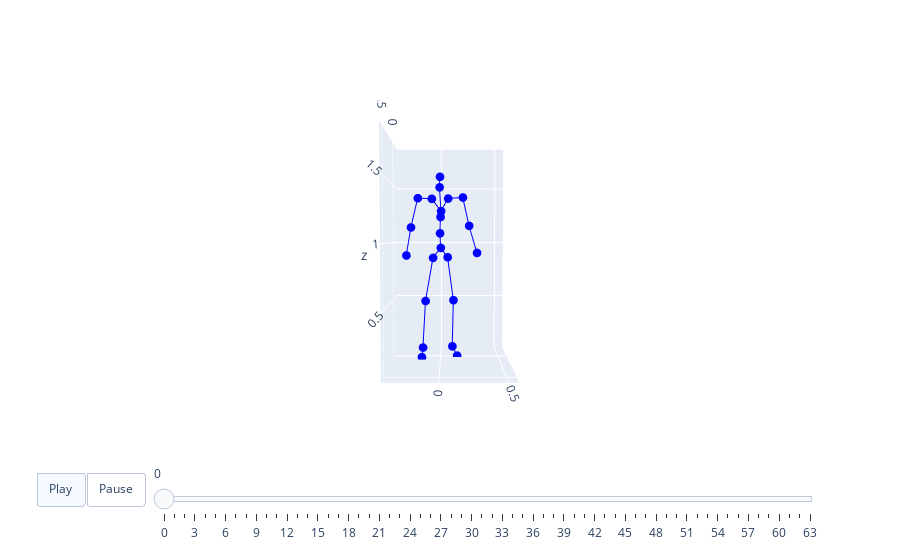
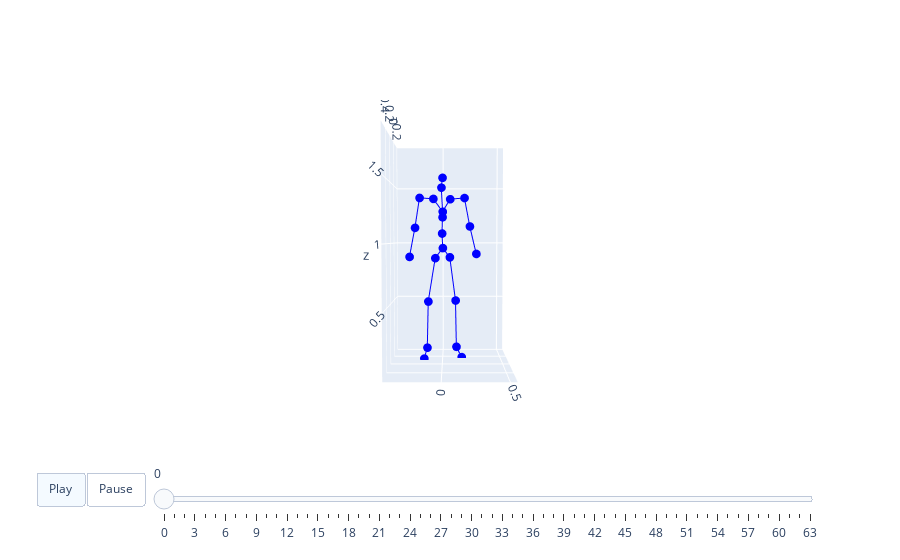

Notebook code cell kept with these figures, in order:
### Code cell
gt_motion = next(train_loader_iter)
gt_motion = gt_motion.cuda().float() # bs, nb_joints, joints_dim, seq_len
pose = gt_motion[0, :].detach().cpu().numpy() * val_loader.dataset.std + val_loader.dataset.mean
pose = recover_from_ric(torch.from_numpy(pose).float(), 22).numpy()
animate3d(pose, BONE_LINK=t2m_bone, first_total_standard=63, axis_visible=True)
pred_motion = net(gt_motion)
pose = pred_motion[0, :].detach().cpu().numpy() * val_loader.dataset.std + val_loader.dataset.mean
pose = recover_from_ric(torch.from_numpy(pose).float(), 22).numpy()
animate3d(pose, BONE_LINK=t2m_bone, first_total_standard=63, axis_visible=True)

### Figure 1 — Plotly figure (JSON) as saved in the notebook; plotly's stock layout.template omitted (floating-point values rounded to 4 significant figures)
{"data": [{"marker": {"color": "blue", "size": 3}, "mode": "lines+markers", "name": "Nodes0", "type": "scatter3d", "x": [0, 0.007159, null, 0.007159, -0.02499, null, -0.02499, -0.05335, null, -0.05335, 0.09072, null, 0, -0.01553, null, -0.01553, -0.06478, null, -0.06478, -0.1102, null, -0.1102, 0.02015, null, 0, -0.03165, null, -0.03165, -0.03199, null, -0.03199, -0.003287, null, -0.003287, -0.05378, null, -0.05378, 0.008576, null, -0.003287, -0.04134, null, -0.04134, -0.02408, null, -0.02408, -0.02423, null, -0.02423, 0.095, null, -0.003287, -0.04952, null, -0.04952, -0.06525, null, -0.06525, -0.08392, null, -0.08392, 0.01532, null], "y": [0, -0.06692, null, -0.06692, -0.1352, null, -0.1352, -0.1607, null, -0.1607, -0.1601, null, 0, 0.06003, null, 0.06003, 0.1113, null, 0.1113, 0.1017, null, 0.1017, 0.1426, null, 0, -0.007272, null, -0.007272, -0.002656, null, -0.002656, 0.002937, null, 0.002937, -0.01147, null, -0.01147, -0.006324, null, 0.002937, -0.0795, null, -0.0795, -0.2012, null, -0.2012, -0.2621, null, -0.2621, -0.2889, null, 0.002937, 0.06426, null, 0.06426, 0.1945, null, 0.1945, 0.2512, null, 0.2512, 0.3151, null], "z": [0.9559, 0.8691, null, 0.8691, 0.4862, null, 0.4862, 0.0623, null, 0.0623, 0.02267, null, 0.9559, 0.8736, null, 0.8736, 0.4864, null, 0.4864, 0.05649, null, 0.05649, 0.01304, null, 0.9559, 1.083, null, 1.083, 1.227, null, 1.227, 1.276, null, 1.276, 1.489, null, 1.489, 1.571, null, 1.276, 1.387, null, 1.387, 1.391, null, 1.391, 1.135, null, 1.135, 0.894, null, 1.276, 1.39, null, 1.39, 1.401, null, 1.401, 1.151, null, 1.151, 0.9126, null]}, {"marker": {"color": "red", "size": 3}, "mode": "lines+markers", "name": "Nodes1", "type": "scatter3d", "x": [], "y": [], "z": []}], "layout": {"scene": {"aspectmode": "manual", "aspectratio": {"x": 0.8474, "y": 0.9906, "z": 1.859}, "camera": {"eye": {"x": 3, "y": 0, "z": 0.1}}, "xaxis": {"range": [-0.2443, 0.6031], "visible": true}, "yaxis": {"range": [-0.4138, 0.5768], "visible": true}, "zaxis": {"range": [0.00476, 1.863], "visible": true}}, "sliders": [{"len": 0.9, "pad": {"b": 10, "t": 60}, "steps": [{"args": [["frame0"], {"frame": {"duration": 0}, "fromcurrent": true, "mode": "immediate", "transition": {"duration": 0, "easing": "linear"}}], "label": "0", "method": "animate"}, {"args": [["frame1"], {"frame": {"duration": 0}, "fromcurrent": true, "mode": "immediate", "transition": {"duration": 0, "easing": "linear"}}], "label": "1", "method": "animate"}, {"args": [["frame2"], {"frame": {"duration": 0}, "fromcurrent": true, "mode": "immediate", "transition": {"duration": 0, "easing": "linear"}}], "label": "2", "method": "animate"}, {"args": [["frame3"], {"frame": {"duration": 0}, "fromcurrent": true, "mode": "immediate", "transition": {"duration": 0, "easing": "linear"}}], "label": "3", "method": "animate"}, {"args": [["frame4"], {"frame": {"duration": 0}, "fromcurrent": true, "mode": "immediate", "transition": {"duration": 0, "easing": "linear"}}], "label": "4", "method": "animate"}, {"args": [["frame5"], {"frame": {"duration": 0}, "fromcurrent": true, "mode": "immediate", "transition": {"duration": 0, "easing": "linear"}}], "label": "5", "method": "animate"}, {"args": [["frame6"], {"frame": {"duration": 0}, "fromcurrent": true, "mode": "immediate", "transition": {"duration": 0, "easing": "linear"}}], "label": "6", "method": "animate"}, {"args": [["frame7"], {"frame": {"duration": 0}, "fromcurrent": true, "mode": "immediate", "transition": {"duration": 0, "easing": "linear"}}], "label": "7", "method": "animate"}, {"args": [["frame8"], {"frame": {"duration": 0}, "fromcurrent": true, "mode": "immediate", "transition": {"duration": 0, "easing": "linear"}}], "label": "8", "method": "animate"}, {"args": [["frame9"], {"frame": {"duration": 0}, "fromcurrent": true, "mode": "immediate", "transition": {"duration": 0, "easing": "linear"}}], "label": "9", "method": "animate"}, {"args": [["frame10"], {"frame": {"duration": 0}, "fromcurrent": true, "mode": "immediate", "transition": {"duration": 0, "easing": "linear"}}], "label": "10", "method": "animate"}, {"args": [["frame11"], {"frame": {"duration": 0}, "fromcurrent": true, "mode": "immediate", "transition": {"duration": 0, "easing": "linear"}}], "label": "11", "method": "animate"}, {"args": [["frame12"], {"frame": {"duration": 0}, "fromcurrent": true, "mode": "immediate", "transition": {"duration": 0, "easing": "linear"}}], "label": "12", "method": "animate"}, {"args": [["frame13"], {"frame": {"duration": 0}, "fromcurrent": true, "mode": "immediate", "transition": {"duration": 0, "easing": "linear"}}], "label": "13", "method": "animate"}, {"args": [["frame14"], {"frame": {"duration": 0}, "fromcurrent": true, "mode": "immediate", "transition": {"duration": 0, "easing": "linear"}}], "label": "14", "method": "animate"}, {"args": [["frame15"], {"frame": {"duration": 0}, "fromcurrent": true, "mode": "immediate", "transition": {"duration": 0, "easing": "linear"}}], "label": "15", "method": "animate"}, {"args": [["frame16"], {"frame": {"duration": 0}, "fromcurrent": true, "mode": "immediate", "transition": {"duration": 0, "easing": "linear"}}], "label": "16", "method": "animate"}, {"args": [["frame17"], {"frame": {"duration": 0}, "fromcurrent": true, "mode": "immediate", "transition": {"duration": 0, "easing": "linear"}}], "label": "17", "method": "animate"}, {"args": [["frame18"], {"frame": {"duration": 0}, "fromcurrent": true, "mode": "immediate", "transition": {"duration": 0, "easing": "linear"}}], "label": "18", "method": "animate"}, {"args": [["frame19"], {"frame": {"duration": 0}, "fromcurrent": true, "mode": "immediate", "transition": {"duration": 0, "easing": "linear"}}], "label": "19", "method": "animate"}, {"args": [["frame20"], {"frame": {"duration": 0}, "fromcurrent": true, "mode": "immediate", "transition": {"duration": 0, "easing": "linear"}}], "label": "20", "method": "animate"}, {"args": [["frame21"], {"frame": {"duration": 0}, "fromcurrent": true, "mode": "immediate", "transition": {"duration": 0, "easing": "linear"}}], "label": "21", "method": "animate"}, {"args": [["frame22"], {"frame": {"duration": 0}, "fromcurrent": true, "mode": "immediate", "transition": {"duration": 0, "easing": "linear"}}], "label": "22", "method": "animate"}, {"args": [["frame23"], {"frame": {"duration": 0}, "fromcurrent": true, "mode": "immediate", "transition": {"duration": 0, "easing": "linear"}}], "label": "23", "method": "animate"}, {"args": [["frame24"], {"frame": {"duration": 0}, "fromcurrent": true, "mode": "immediate", "transition": {"duration": 0, "easing": "linear"}}], "label": "24", "method": "animate"}, {"args": [["frame25"], {"frame": {"duration": 0}, "fromcurrent": true, "mode": "immediate", "transition": {"duration": 0, "easing": "linear"}}], "label": "25", "method": "animate"}, {"args": [["frame26"], {"frame": {"duration": 0}, "fromcurrent": true, "mode": "immediate", "transition": {"duration": 0, "easing": "linear"}}], "label": "26", "method": "animate"}, {"args": [["frame27"], {"frame": {"duration": 0}, "fromcurrent": true, "mode": "immediate", "transition": {"duration": 0, "easing": "linear"}}], "label": "27", "method": "animate"}, {"args": [["frame28"], {"frame": {"duration": 0}, "fromcurrent": true, "mode": "immediate", "transition": {"duration": 0, "easing": "linear"}}], "label": "28", "method": "animate"}, {"args": [["frame29"], {"frame": {"duration": 0}, "fromcurrent": true, "mode": "immediate", "transition": {"duration": 0, "easing": "linear"}}], "label": "29", "method": "animate"}, {"args": [["frame30"], {"frame": {"duration": 0}, "fromcurrent": true, "mode": "immediate", "transition": {"duration": 0, "easing": "linear"}}], "label": "30", "method": "animate"}, {"args": [["frame31"], {"frame": {"duration": 0}, "fromcurrent": true, "mode": "immediate", "transition": {"duration": 0, "easing": "linear"}}], "label": "31", "method": "animate"}, {"args": [["frame32"], {"frame": {"duration": 0}, "fromcurrent": true, "mode": "immediate", "transition": {"duration": 0, "easing": "linear"}}], "label": "32", "method": "animate"}, {"args": [["frame33"], {"frame": {"duration": 0}, "fromcurrent": true, "mode": "immediate", "transition": {"duration": 0, "easing": "linear"}}], "label": "33", "method": "animate"}, {"args": [["frame34"], {"frame": {"duration": 0}, "fromcurrent": true, "mode": "immediate", "transition": {"duration": 0, "easing": "linear"}}], "label": "34", "method": "animate"}, {"args": [["frame35"], {"frame": {"duration": 0}, "fromcurrent": true, "mode": "immediate", "transition": {"duration": 0, "easing": "linear"}}], "label": "35", "method": "animate"}, {"args": [["frame36"], {"frame": {"duration": 0}, "fromcurrent": true, "mode": "immediate", "transition": {"duration": 0, "easing": "linear"}}], "label": "36", "method": "animate"}, {"args": [["frame37"], {"frame": {"duration": 0}, "fromcurrent": true, "mode": "immediate", "transition": {"duration": 0, "easing": "linear"}}], "label": "37", "method": "animate"}, {"args": [["frame38"], {"frame": {"duration": 0}, "fromcurrent": true, "mode": "immediate", "transition": {"duration": 0, "easing": "linear"}}], "label": "38", "method": "animate"}, {"args": [["frame39"], {"frame": {"duration": 0}, "fromcurrent": true, "mode": "immediate", "transition": {"duration": 0, "easing": "linear"}}], "label": "39", "method": "animate"}, {"args": [["frame40"], {"frame": {"duration": 0}, "fromcurrent": true, "mode": "immediate", "transition": {"duration": 0, "easing": "linear"}}], "label": "40", "method": "animate"}, {"args": [["frame41"], {"frame": {"duration": 0}, "fromcurrent": true, "mode": "immediate", "transition": {"duration": 0, "easing": "linear"}}], "label": "41", "method": "animate"}, {"args": [["frame42"], {"frame": {"duration": 0}, "fromcurrent": true, "mode": "immediate", "transition": {"duration": 0, "easing": "linear"}}], "label": "42", "method": "animate"}, {"args": [["frame43"], {"frame": {"duration": 0}, "fromcurrent": true, "mode": "immediate", "transition": {"duration": 0, "easing": "linear"}}], "label": "43", "method": "animate"}, {"args": [["frame44"], {"frame": {"duration": 0}, "fromcurrent": true, "mode": "immediate", "transition": {"duration": 0, "easing": "linear"}}], "label": "44", "method": "animate"}, {"args": [["frame45"], {"frame": {"duration": 0}, "fromcurrent": true, "mode": "immediate", "transition": {"duration": 0, "easing": "linear"}}], "label": "45", "method": "animate"}, {"args": [["frame46"], {"frame": {"duration": 0}, "fromcurrent": true, "mode": "immediate", "transition": {"duration": 0, "easing": "linear"}}], "label": "46", "method": "animate"}, {"args": [["frame47"], {"frame": {"duration": 0}, "fromcurrent": true, "mode": "immediate", "transition": {"duration": 0, "easing": "linear"}}], "label": "47", "method": "animate"}, {"args": [["frame48"], {"frame": {"duration": 0}, "fromcurrent": true, "mode": "immediate", "transition": {"duration": 0, "easing": "linear"}}], "label": "48", "method": "animate"}, {"args": [["frame49"], {"frame": {"duration": 0}, "fromcurrent": true, "mode": "immediate", "transition": {"duration": 0, "easing": "linear"}}], "label": "49", "method": "animate"}, {"args": [["frame50"], {"frame": {"duration": 0}, "fromcurrent": true, "mode": "immediate", "transition": {"duration": 0, "easing": "linear"}}], "label": "50", "method": "animate"}, {"args": [["frame51"], {"frame": {"duration": 0}, "fromcurrent": true, "mode": "immediate", "transition": {"duration": 0, "easing": "linear"}}], "label": "51", "method": "animate"}, {"args": [["frame52"], {"frame": {"duration": 0}, "fromcurrent": true, "mode": "immediate", "transition": {"duration": 0, "easing": "linear"}}], "label": "52", "method": "animate"}, {"args": [["frame53"], {"frame": {"duration": 0}, "fromcurrent": true, "mode": "immediate", "transition": {"duration": 0, "easing": "linear"}}], "label": "53", "method": "animate"}, {"args": [["frame54"], {"frame": {"duration": 0}, "fromcurrent": true, "mode": "immediate", "transition": {"duration": 0, "easing": "linear"}}], "label": "54", "method": "animate"}, {"args": [["frame55"], {"frame": {"duration": 0}, "fromcurrent": true, "mode": "immediate", "transition": {"duration": 0, "easing": "linear"}}], "label": "55", "method": "animate"}, {"args": [["frame56"], {"frame": {"duration": 0}, "fromcurrent": true, "mode": "immediate", "transition": {"duration": 0, "easing": "linear"}}], "label": "56", "method": "animate"}, {"args": [["frame57"], {"frame": {"duration": 0}, "fromcurrent": true, "mode": "immediate", "transition": {"duration": 0, "easing": "linear"}}], "label": "57", "method": "animate"}, {"args": [["frame58"], {"frame": {"duration": 0}, "fromcurrent": true, "mode": "immediate", "transition": {"duration": 0, "easing": "linear"}}], "label": "58", "method": "animate"}, {"args": [["frame59"], {"frame": {"duration": 0}, "fromcurrent": true, "mode": "immediate", "transition": {"duration": 0, "easing": "linear"}}], "label": "59", "method": "animate"}, {"args": [["frame60"], {"frame": {"duration": 0}, "fromcurrent": true, "mode": "immediate", "transition": {"duration": 0, "easing": "linear"}}], "label": "60", "method": "animate"}, {"args": [["frame61"], {"frame": {"duration": 0}, "fromcurrent": true, "mode": "immediate", "transition": {"duration": 0, "easing": "linear"}}], "label": "61", "method": "animate"}, {"args": [["frame62"], {"frame": {"duration": 0}, "fromcurrent": true, "mode": "immediate", "transition": {"duration": 0, "easing": "linear"}}], "label": "62", "method": "animate"}, {"args": [["frame63"], {"frame": {"duration": 0}, "fromcurrent": true, "mode": "immediate", "transition": {"duration": 0, "easing": "linear"}}], "label": "63", "method": "animate"}], "x": 0.1, "y": 0}], "updatemenus": [{"buttons": [{"args": [null, {"frame": {"duration": 40}, "fromcurrent": true, "mode": "immediate", "transition": {"duration": 40, "easing": "linear"}}], "label": "Play", "method": "animate"}, {"args": [[null], {"frame": {"duration": 0}, "fromcurrent": true, "mode": "immediate", "transition": {"duration": 0, "easing": "linear"}}], "label": "Pause", "method": "animate"}], "direction": "left", "pad": {"r": 10, "t": 70}, "type": "buttons", "x": 0.1, "y": 0}]}}

### Figure 2 — Plotly figure (JSON) as saved in the notebook; plotly's stock layout.template omitted (floating-point values rounded to 4 significant figures)
{"data": [{"marker": {"color": "blue", "size": 3}, "mode": "lines+markers", "name": "Nodes0", "type": "scatter3d", "x": [0, 0.008977, null, 0.008977, -0.01158, null, -0.01158, -0.05089, null, -0.05089, 0.08967, null, 0, -0.01061, null, -0.01061, -0.05141, null, -0.05141, -0.08852, null, -0.08852, 0.03716, null, 0, -0.03207, null, -0.03207, -0.03059, null, -0.03059, -0.00192, null, -0.00192, -0.05171, null, -0.05171, 0.01307, null, -0.00192, -0.03514, null, -0.03514, -0.01648, null, -0.01648, -0.008232, null, -0.008232, 0.08141, null, -0.00192, -0.04553, null, -0.04553, -0.05384, null, -0.05384, -0.06636, null, -0.06636, 0.024, null], "y": [0, -0.06552, null, -0.06552, -0.1284, null, -0.1284, -0.1397, null, -0.1397, -0.158, null, 0, 0.06161, null, 0.06161, 0.113, null, 0.113, 0.1213, null, 0.1213, 0.1649, null, 0, -0.00666, null, -0.00666, -0.002958, null, -0.002958, -0.0008786, null, -0.0008786, -0.01321, null, -0.01321, -0.002032, null, -0.0008786, -0.08399, null, -0.08399, -0.2037, null, -0.2037, -0.2437, null, -0.2437, -0.2821, null, -0.0008786, 0.0645, null, 0.0645, 0.1914, null, 0.1914, 0.2399, null, 0.2399, 0.2916, null], "z": [0.9569, 0.8693, null, 0.8693, 0.4848, null, 0.4848, 0.06199, null, 0.06199, 0.009816, null, 0.9569, 0.876, null, 0.876, 0.4874, null, 0.4874, 0.05904, null, 0.05904, 0.005438, null, 0.9569, 1.085, null, 1.085, 1.228, null, 1.228, 1.275, null, 1.275, 1.49, null, 1.49, 1.566, null, 1.275, 1.39, null, 1.39, 1.396, null, 1.396, 1.134, null, 1.134, 0.884, null, 1.275, 1.388, null, 1.388, 1.399, null, 1.399, 1.148, null, 1.148, 0.9071, null]}, {"marker": {"color": "red", "size": 3}, "mode": "lines+markers", "name": "Nodes1", "type": "scatter3d", "x": [], "y": [], "z": []}], "layout": {"scene": {"aspectmode": "manual", "aspectratio": {"x": 0.7949, "y": 0.9801, "z": 1.873}, "camera": {"eye": {"x": 3, "y": 0, "z": 0.1}}, "xaxis": {"range": [-0.208, 0.5869], "visible": true}, "yaxis": {"range": [-0.4263, 0.5538], "visible": true}, "zaxis": {"range": [0.001017, 1.874], "visible": true}}, "sliders": [{"len": 0.9, "pad": {"b": 10, "t": 60}, "steps": [{"args": [["frame0"], {"frame": {"duration": 0}, "fromcurrent": true, "mode": "immediate", "transition": {"duration": 0, "easing": "linear"}}], "label": "0", "method": "animate"}, {"args": [["frame1"], {"frame": {"duration": 0}, "fromcurrent": true, "mode": "immediate", "transition": {"duration": 0, "easing": "linear"}}], "label": "1", "method": "animate"}, {"args": [["frame2"], {"frame": {"duration": 0}, "fromcurrent": true, "mode": "immediate", "transition": {"duration": 0, "easing": "linear"}}], "label": "2", "method": "animate"}, {"args": [["frame3"], {"frame": {"duration": 0}, "fromcurrent": true, "mode": "immediate", "transition": {"duration": 0, "easing": "linear"}}], "label": "3", "method": "animate"}, {"args": [["frame4"], {"frame": {"duration": 0}, "fromcurrent": true, "mode": "immediate", "transition": {"duration": 0, "easing": "linear"}}], "label": "4", "method": "animate"}, {"args": [["frame5"], {"frame": {"duration": 0}, "fromcurrent": true, "mode": "immediate", "transition": {"duration": 0, "easing": "linear"}}], "label": "5", "method": "animate"}, {"args": [["frame6"], {"frame": {"duration": 0}, "fromcurrent": true, "mode": "immediate", "transition": {"duration": 0, "easing": "linear"}}], "label": "6", "method": "animate"}, {"args": [["frame7"], {"frame": {"duration": 0}, "fromcurrent": true, "mode": "immediate", "transition": {"duration": 0, "easing": "linear"}}], "label": "7", "method": "animate"}, {"args": [["frame8"], {"frame": {"duration": 0}, "fromcurrent": true, "mode": "immediate", "transition": {"duration": 0, "easing": "linear"}}], "label": "8", "method": "animate"}, {"args": [["frame9"], {"frame": {"duration": 0}, "fromcurrent": true, "mode": "immediate", "transition": {"duration": 0, "easing": "linear"}}], "label": "9", "method": "animate"}, {"args": [["frame10"], {"frame": {"duration": 0}, "fromcurrent": true, "mode": "immediate", "transition": {"duration": 0, "easing": "linear"}}], "label": "10", "method": "animate"}, {"args": [["frame11"], {"frame": {"duration": 0}, "fromcurrent": true, "mode": "immediate", "transition": {"duration": 0, "easing": "linear"}}], "label": "11", "method": "animate"}, {"args": [["frame12"], {"frame": {"duration": 0}, "fromcurrent": true, "mode": "immediate", "transition": {"duration": 0, "easing": "linear"}}], "label": "12", "method": "animate"}, {"args": [["frame13"], {"frame": {"duration": 0}, "fromcurrent": true, "mode": "immediate", "transition": {"duration": 0, "easing": "linear"}}], "label": "13", "method": "animate"}, {"args": [["frame14"], {"frame": {"duration": 0}, "fromcurrent": true, "mode": "immediate", "transition": {"duration": 0, "easing": "linear"}}], "label": "14", "method": "animate"}, {"args": [["frame15"], {"frame": {"duration": 0}, "fromcurrent": true, "mode": "immediate", "transition": {"duration": 0, "easing": "linear"}}], "label": "15", "method": "animate"}, {"args": [["frame16"], {"frame": {"duration": 0}, "fromcurrent": true, "mode": "immediate", "transition": {"duration": 0, "easing": "linear"}}], "label": "16", "method": "animate"}, {"args": [["frame17"], {"frame": {"duration": 0}, "fromcurrent": true, "mode": "immediate", "transition": {"duration": 0, "easing": "linear"}}], "label": "17", "method": "animate"}, {"args": [["frame18"], {"frame": {"duration": 0}, "fromcurrent": true, "mode": "immediate", "transition": {"duration": 0, "easing": "linear"}}], "label": "18", "method": "animate"}, {"args": [["frame19"], {"frame": {"duration": 0}, "fromcurrent": true, "mode": "immediate", "transition": {"duration": 0, "easing": "linear"}}], "label": "19", "method": "animate"}, {"args": [["frame20"], {"frame": {"duration": 0}, "fromcurrent": true, "mode": "immediate", "transition": {"duration": 0, "easing": "linear"}}], "label": "20", "method": "animate"}, {"args": [["frame21"], {"frame": {"duration": 0}, "fromcurrent": true, "mode": "immediate", "transition": {"duration": 0, "easing": "linear"}}], "label": "21", "method": "animate"}, {"args": [["frame22"], {"frame": {"duration": 0}, "fromcurrent": true, "mode": "immediate", "transition": {"duration": 0, "easing": "linear"}}], "label": "22", "method": "animate"}, {"args": [["frame23"], {"frame": {"duration": 0}, "fromcurrent": true, "mode": "immediate", "transition": {"duration": 0, "easing": "linear"}}], "label": "23", "method": "animate"}, {"args": [["frame24"], {"frame": {"duration": 0}, "fromcurrent": true, "mode": "immediate", "transition": {"duration": 0, "easing": "linear"}}], "label": "24", "method": "animate"}, {"args": [["frame25"], {"frame": {"duration": 0}, "fromcurrent": true, "mode": "immediate", "transition": {"duration": 0, "easing": "linear"}}], "label": "25", "method": "animate"}, {"args": [["frame26"], {"frame": {"duration": 0}, "fromcurrent": true, "mode": "immediate", "transition": {"duration": 0, "easing": "linear"}}], "label": "26", "method": "animate"}, {"args": [["frame27"], {"frame": {"duration": 0}, "fromcurrent": true, "mode": "immediate", "transition": {"duration": 0, "easing": "linear"}}], "label": "27", "method": "animate"}, {"args": [["frame28"], {"frame": {"duration": 0}, "fromcurrent": true, "mode": "immediate", "transition": {"duration": 0, "easing": "linear"}}], "label": "28", "method": "animate"}, {"args": [["frame29"], {"frame": {"duration": 0}, "fromcurrent": true, "mode": "immediate", "transition": {"duration": 0, "easing": "linear"}}], "label": "29", "method": "animate"}, {"args": [["frame30"], {"frame": {"duration": 0}, "fromcurrent": true, "mode": "immediate", "transition": {"duration": 0, "easing": "linear"}}], "label": "30", "method": "animate"}, {"args": [["frame31"], {"frame": {"duration": 0}, "fromcurrent": true, "mode": "immediate", "transition": {"duration": 0, "easing": "linear"}}], "label": "31", "method": "animate"}, {"args": [["frame32"], {"frame": {"duration": 0}, "fromcurrent": true, "mode": "immediate", "transition": {"duration": 0, "easing": "linear"}}], "label": "32", "method": "animate"}, {"args": [["frame33"], {"frame": {"duration": 0}, "fromcurrent": true, "mode": "immediate", "transition": {"duration": 0, "easing": "linear"}}], "label": "33", "method": "animate"}, {"args": [["frame34"], {"frame": {"duration": 0}, "fromcurrent": true, "mode": "immediate", "transition": {"duration": 0, "easing": "linear"}}], "label": "34", "method": "animate"}, {"args": [["frame35"], {"frame": {"duration": 0}, "fromcurrent": true, "mode": "immediate", "transition": {"duration": 0, "easing": "linear"}}], "label": "35", "method": "animate"}, {"args": [["frame36"], {"frame": {"duration": 0}, "fromcurrent": true, "mode": "immediate", "transition": {"duration": 0, "easing": "linear"}}], "label": "36", "method": "animate"}, {"args": [["frame37"], {"frame": {"duration": 0}, "fromcurrent": true, "mode": "immediate", "transition": {"duration": 0, "easing": "linear"}}], "label": "37", "method": "animate"}, {"args": [["frame38"], {"frame": {"duration": 0}, "fromcurrent": true, "mode": "immediate", "transition": {"duration": 0, "easing": "linear"}}], "label": "38", "method": "animate"}, {"args": [["frame39"], {"frame": {"duration": 0}, "fromcurrent": true, "mode": "immediate", "transition": {"duration": 0, "easing": "linear"}}], "label": "39", "method": "animate"}, {"args": [["frame40"], {"frame": {"duration": 0}, "fromcurrent": true, "mode": "immediate", "transition": {"duration": 0, "easing": "linear"}}], "label": "40", "method": "animate"}, {"args": [["frame41"], {"frame": {"duration": 0}, "fromcurrent": true, "mode": "immediate", "transition": {"duration": 0, "easing": "linear"}}], "label": "41", "method": "animate"}, {"args": [["frame42"], {"frame": {"duration": 0}, "fromcurrent": true, "mode": "immediate", "transition": {"duration": 0, "easing": "linear"}}], "label": "42", "method": "animate"}, {"args": [["frame43"], {"frame": {"duration": 0}, "fromcurrent": true, "mode": "immediate", "transition": {"duration": 0, "easing": "linear"}}], "label": "43", "method": "animate"}, {"args": [["frame44"], {"frame": {"duration": 0}, "fromcurrent": true, "mode": "immediate", "transition": {"duration": 0, "easing": "linear"}}], "label": "44", "method": "animate"}, {"args": [["frame45"], {"frame": {"duration": 0}, "fromcurrent": true, "mode": "immediate", "transition": {"duration": 0, "easing": "linear"}}], "label": "45", "method": "animate"}, {"args": [["frame46"], {"frame": {"duration": 0}, "fromcurrent": true, "mode": "immediate", "transition": {"duration": 0, "easing": "linear"}}], "label": "46", "method": "animate"}, {"args": [["frame47"], {"frame": {"duration": 0}, "fromcurrent": true, "mode": "immediate", "transition": {"duration": 0, "easing": "linear"}}], "label": "47", "method": "animate"}, {"args": [["frame48"], {"frame": {"duration": 0}, "fromcurrent": true, "mode": "immediate", "transition": {"duration": 0, "easing": "linear"}}], "label": "48", "method": "animate"}, {"args": [["frame49"], {"frame": {"duration": 0}, "fromcurrent": true, "mode": "immediate", "transition": {"duration": 0, "easing": "linear"}}], "label": "49", "method": "animate"}, {"args": [["frame50"], {"frame": {"duration": 0}, "fromcurrent": true, "mode": "immediate", "transition": {"duration": 0, "easing": "linear"}}], "label": "50", "method": "animate"}, {"args": [["frame51"], {"frame": {"duration": 0}, "fromcurrent": true, "mode": "immediate", "transition": {"duration": 0, "easing": "linear"}}], "label": "51", "method": "animate"}, {"args": [["frame52"], {"frame": {"duration": 0}, "fromcurrent": true, "mode": "immediate", "transition": {"duration": 0, "easing": "linear"}}], "label": "52", "method": "animate"}, {"args": [["frame53"], {"frame": {"duration": 0}, "fromcurrent": true, "mode": "immediate", "transition": {"duration": 0, "easing": "linear"}}], "label": "53", "method": "animate"}, {"args": [["frame54"], {"frame": {"duration": 0}, "fromcurrent": true, "mode": "immediate", "transition": {"duration": 0, "easing": "linear"}}], "label": "54", "method": "animate"}, {"args": [["frame55"], {"frame": {"duration": 0}, "fromcurrent": true, "mode": "immediate", "transition": {"duration": 0, "easing": "linear"}}], "label": "55", "method": "animate"}, {"args": [["frame56"], {"frame": {"duration": 0}, "fromcurrent": true, "mode": "immediate", "transition": {"duration": 0, "easing": "linear"}}], "label": "56", "method": "animate"}, {"args": [["frame57"], {"frame": {"duration": 0}, "fromcurrent": true, "mode": "immediate", "transition": {"duration": 0, "easing": "linear"}}], "label": "57", "method": "animate"}, {"args": [["frame58"], {"frame": {"duration": 0}, "fromcurrent": true, "mode": "immediate", "transition": {"duration": 0, "easing": "linear"}}], "label": "58", "method": "animate"}, {"args": [["frame59"], {"frame": {"duration": 0}, "fromcurrent": true, "mode": "immediate", "transition": {"duration": 0, "easing": "linear"}}], "label": "59", "method": "animate"}, {"args": [["frame60"], {"frame": {"duration": 0}, "fromcurrent": true, "mode": "immediate", "transition": {"duration": 0, "easing": "linear"}}], "label": "60", "method": "animate"}, {"args": [["frame61"], {"frame": {"duration": 0}, "fromcurrent": true, "mode": "immediate", "transition": {"duration": 0, "easing": "linear"}}], "label": "61", "method": "animate"}, {"args": [["frame62"], {"frame": {"duration": 0}, "fromcurrent": true, "mode": "immediate", "transition": {"duration": 0, "easing": "linear"}}], "label": "62", "method": "animate"}, {"args": [["frame63"], {"frame": {"duration": 0}, "fromcurrent": true, "mode": "immediate", "transition": {"duration": 0, "easing": "linear"}}], "label": "63", "method": "animate"}], "x": 0.1, "y": 0}], "updatemenus": [{"buttons": [{"args": [null, {"frame": {"duration": 40}, "fromcurrent": true, "mode": "immediate", "transition": {"duration": 40, "easing": "linear"}}], "label": "Play", "method": "animate"}, {"args": [[null], {"frame": {"duration": 0}, "fromcurrent": true, "mode": "immediate", "transition": {"duration": 0, "easing": "linear"}}], "label": "Pause", "method": "animate"}], "direction": "left", "pad": {"r": 10, "t": 70}, "type": "buttons", "x": 0.1, "y": 0}]}}
